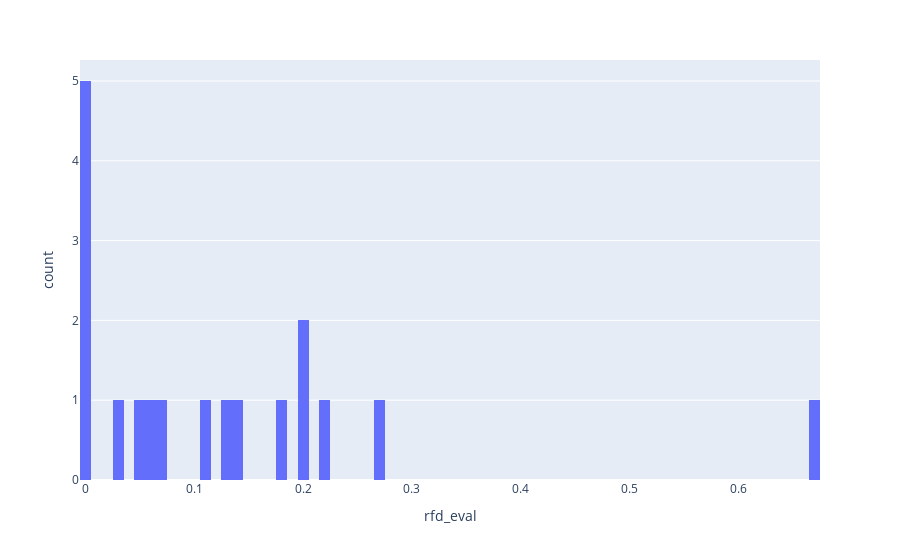

Here is the notebook cell this chart was saved with:
### Code cell
fig = px.histogram(duplicates, x="rfd_eval", nbins=100)
fig.show()

### Figure 1 — Plotly figure (JSON) as saved in the notebook; plotly's stock layout.template omitted (floating-point values rounded to 4 significant figures)
{"data": [{"alignmentgroup": "True", "bingroup": "x", "hovertemplate": "rfd_eval=%{x}<br>count=%{y}<extra></extra>", "legendgroup": "", "marker": {"color": "#636efa", "pattern": {"shape": ""}}, "name": "", "nbinsx": 100, "offsetgroup": "", "orientation": "v", "showlegend": false, "type": "histogram", "x": [0.1975, 0.04567, 0.06413, 0.1364, 0.1096, 0, 0.2, 0.129, 0.1765, 0, 0.07143, 0, 0.6667, 0, 0.2222, 0, 0.2727, 0.03], "xaxis": "x", "yaxis": "y"}], "layout": {"barmode": "relative", "legend": {"tracegroupgap": 0}, "margin": {"t": 60}, "xaxis": {"anchor": "y", "domain": [0, 1], "title": {"text": "rfd_eval"}}, "yaxis": {"anchor": "x", "domain": [0, 1], "title": {"text": "count"}}}}
